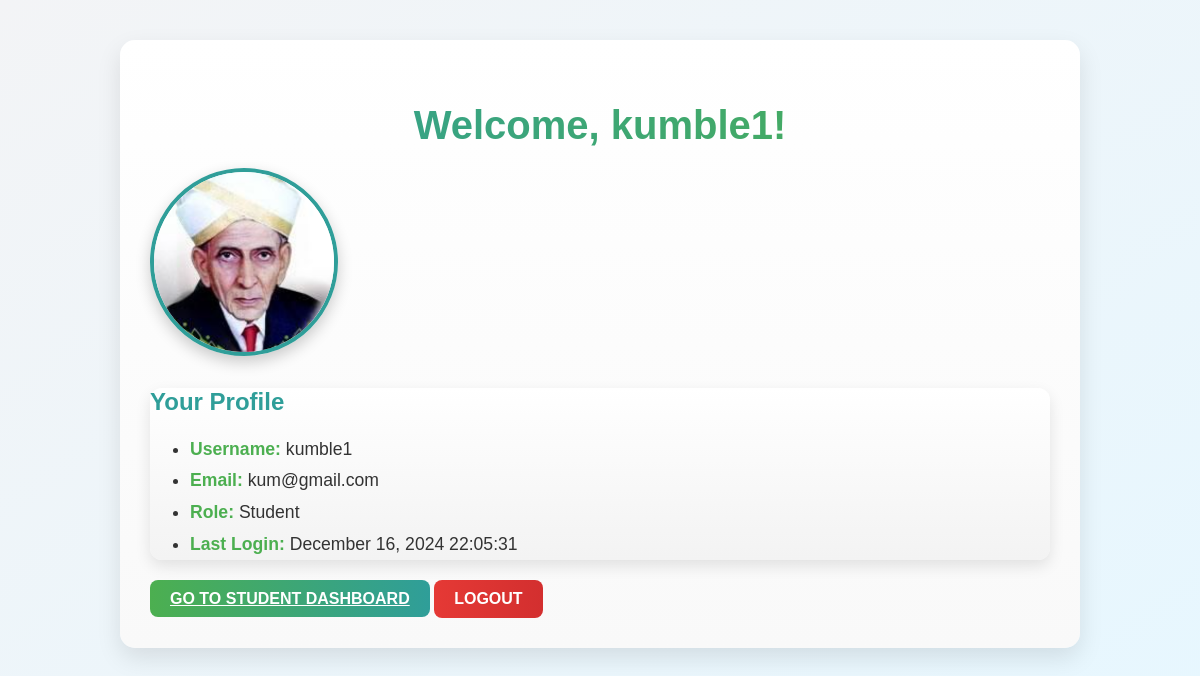
Screenshot of /core/profile/ (signed in) with the database file from the repository.
### core/models.py (models this page shows, shortened)
class CustomUser(AbstractUser):
    ROLE_CHOICES = (
        ('teacher', 'Teacher'),
        ('student', 'Student'),
    )
    role = models.CharField(max_length=7, choices=ROLE_CHOICES)
    phone_number = models.CharField(max_length=15, blank=True, null=True, help_text="Enter a valid phone number.")
    branch = models.CharField(max_length=100, blank=True, null=True, help_text="Branch (Only for Teachers)")
    usn = models.CharField(max_length=15, blank=True, null=True, help_text="University Serial Number (Only for Students)")
    profile_picture = models.ImageField(upload_to='profile_pics/', blank=True, null=True)

### core/views.py (the view)
# urls.py: path('profile/', profile_dashboard, name='profile_dashboard'),
@login_required
def profile_dashboard(request):
    user = request.user  # Get the currently logged-in user
    if request.method == 'POST':
        form = UserChangeForm(request.POST, request.FILES, instance=user)
        if form.is_valid():
            form.save()
            messages.success(request, 'Your profile has been updated successfully.')
            return redirect('profile_dashboard')
    else:
        form = UserChangeForm(instance=user)
    return render(request, 'core/profile_dashboard.html', {
        'form': form,
       'user': user,
    })

### core/templates/core/profile_dashboard.html (shortened to what this page needs)
{% load static %}
<link rel="stylesheet" href="{% static 'css/profile.css' %}">
{% block content %}
<div class="container mt-5">
    <h2 class="text-center">Welcome, {{ user.username }}!</h2>
    <div class="text-center mb-3">
        {% if user.profile_picture %}
            <img src="{{ user.profile_picture.url }}" alt="Profile Picture" class="img-thumbnail" width="150" height="150">
        {% else %}
            <img src="{% static 'images/default_profile.png' %}" alt="Default Profile Picture" class="img-thumbnail" width="150" height="150">
        {% endif %}
    </div>
    <div class="card shadow-sm p-4">
        <h4>Your Profile</h4>
        <ul class="list-unstyled">
            <li><strong>Username:</strong> {{ user.username }}</li>
            <li><strong>Email:</strong> {{ user.email }}</li>
            <li><strong>Role:</strong> {{ user.role|title }}</li>
            <li><strong>Last Login:</strong> {{ user.last_login|date:"F d, Y H:i:s" }}</li>
        </ul>
    </div>
    <div class="mt-4">
        {% if user.role == 'teacher' %}
            <a href="{% url 'teacher_dashboard' %}" class="btn btn-primary">Go to Teacher Dashboard</a>
        {% elif user.role == 'student' %}
            <a href="{% url 'student_dashboard' %}" class="btn btn-primary">Go to Student Dashboard</a>
        {% endif %}
        <form action="{% url 'logout' %}" method="POST" style="display: inline;">
    <button type="submit" class="btn btn-danger">Logout</button>
</form>
    </div>
</div>
{% endblock %}

### core/static/css/profile.css (style rules this page uses)
.container { max-width: 900px; margin: 40px auto; padding: 30px; background: linear-gradient(to bottom, #ffffff, #f9f9f9); border-radius: 15px; box-shadow: 0 10px 25px rgba(0, 0, 0, 0.1); animation: fadeIn 1s ease-in-out; }
h2.text-center { background: linear-gradient(to right, #2F9E99, #4CAF50); -webkit-background-clip: text; -webkit-text-fill-color: transparent; font-size: 2.5rem; font-weight: 700; text-align: center; margin-bottom: 20px; }
.text-center img.img-thumbnail { border: 4px solid #2F9E99; border-radius: 50%; width: 180px; height: 180px; object-fit: cover; box-shadow: 0 6px 15px rgba(0, 0, 0, 0.2); transition: transform 0.4s ease, box-shadow 0.4s ease; }
.card { background: linear-gradient(to bottom, #ffffff, #f3f3f3); border: none; border-radius: 12px; box-shadow: 0 6px 15px rgba(0, 0, 0, 0.1); margin-bottom: 20px; transition: transform 0.3s ease; }
.card h4 { color: #2F9E99; font-size: 1.5rem; margin-bottom: 10px; }
.card ul.list-unstyled { line-height: 1.8; font-size: 1.1rem; }
.card ul.list-unstyled li strong { color: #4CAF50; }
.btn { font-size: 1rem; padding: 10px 20px; border-radius: 8px; font-weight: 600; text-transform: uppercase; color: white; border: none; transition: all 0.3s ease; cursor: pointer; }
.btn-primary { background: linear-gradient(to right, #4CAF50, #2F9E99); }
.btn-danger { background: linear-gradient(to right, #e53935, #d32f2f); }

### rows the page displays
CustomUser: username "kumble1", email "kum@gmail.com", role "Student", last_login "December 16, 2024 22:05:31"
